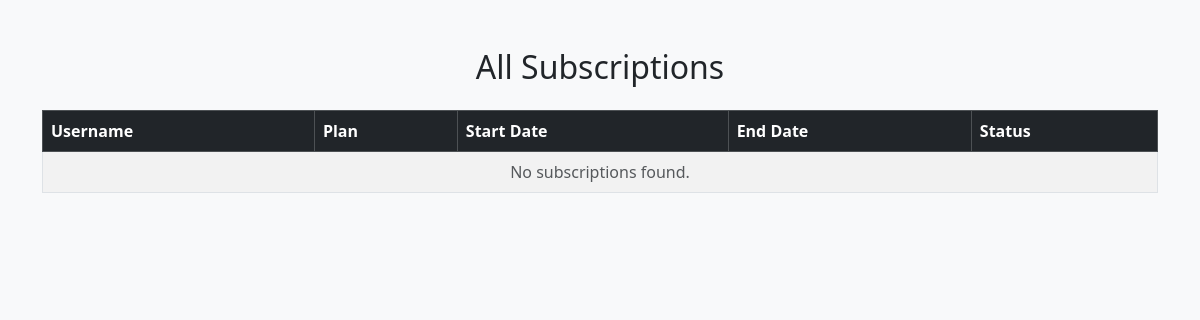
The page /subscriptions/ on the database as committed earlier.
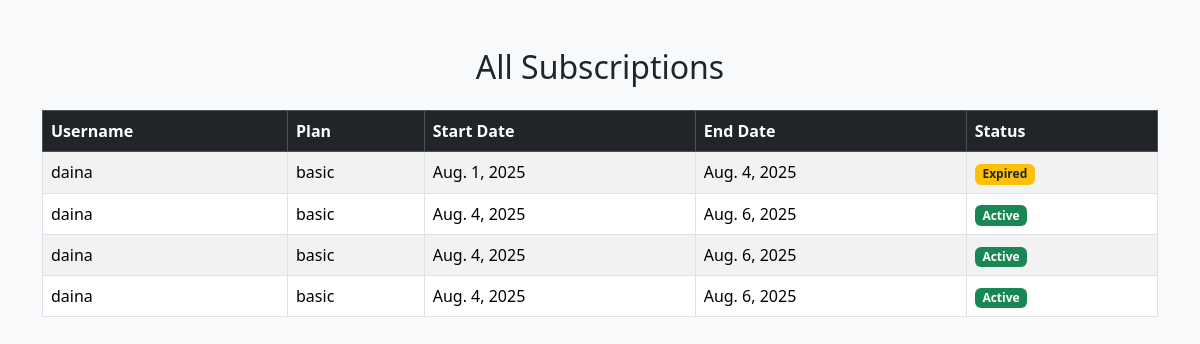
The same page on the database as committed later.
### Subscription_app/models.py (models this page shows, shortened)
class Subscription(models.Model):
    STATUS_CHOICES = [
        ('active', 'Active'),
        ('cancelled', 'Cancelled'),
        ('expired', 'Expired')
    ]
    user = models.ForeignKey(User, on_delete=models.CASCADE)
    plan = models.ForeignKey(Plan, on_delete=models.CASCADE)
    start_date = models.DateField()
    end_date = models.DateField()
    status = models.CharField(max_length=10, choices=STATUS_CHOICES, default='active')

class Plan(models.Model):
    PLAN_CHOICES = [
        ('premium', 'Premium'),
        ('standard', 'Standard'),
        ('basic', 'Basic')
    ]
    name = models.CharField(max_length=10, choices=PLAN_CHOICES, default='standard')
    price = models.DecimalField(max_digits=10, decimal_places=2)
    duration_days = models.PositiveIntegerField()

### Subscription_app/views.py (the view)
# urls.py: path('subscriptions/', subscriptions_list, name='subscriptions_list'),
def subscriptions_list(request):
    subscriptions = Subscription.objects.select_related('user', 'plan').all()
    return render(request, 'subscriptions.html', {'subscriptions': subscriptions})

### templates/subscriptions.html (shortened to what this page needs)
<!DOCTYPE html>
<html lang="en">
<head>
    <link href="https://cdn.jsdelivr.net/npm/bootstrap@5.3.2/dist/css/bootstrap.min.css" rel="stylesheet">
</head>
<body class="bg-light">
<div class="container py-5">
    <h2 class="mb-4 text-center">All Subscriptions</h2>
    <table class="table table-bordered table-hover table-striped">
        <thead class="table-dark">
            <tr>
                <th scope="col">Username</th>
                <th scope="col">Plan</th>
                <th scope="col">Start Date</th>
                <th scope="col">End Date</th>
                <th scope="col">Status</th>
            </tr>
        </thead>
        <tbody>
            {% for sub in subscriptions %}
            <tr>
                <td>{{ sub.user.username }}</td>
                <td>{{ sub.plan.name }}</td>
                <td>{{ sub.start_date }}</td>
                <td>{{ sub.end_date }}</td>
                <td>
                    {% if sub.status == 'active' %}
                        <span class="badge bg-success">Active</span>
                    {% elif sub.status == 'cancelled' %}
                        <span class="badge bg-danger">Cancelled</span>
                    {% elif sub.status == 'expired' %}
                        <span class="badge bg-warning text-dark">Expired</span>
                    {% endif %}
                </td>
            </tr>
            {% empty %}
            <tr>
                <td colspan="5" class="text-center text-muted">No subscriptions found.</td>
            </tr>
            {% endfor %}
        </tbody>
    </table>
</div>
</body>
</html>

Rows that differ between the two databases and show on the page:
added Subscription: user.username "daina", plan.name "basic", start_date "Aug. 1, 2025", end_date "Aug. 4, 2025", status "Expired"
added Subscription: user.username "daina", plan.name "basic", start_date "Aug. 4, 2025", end_date "Aug. 6, 2025", status "Active"
added Subscription: user.username "daina", plan.name "basic", start_date "Aug. 4, 2025", end_date "Aug. 6, 2025", status "Active"
added Subscription: user.username "daina", plan.name "basic", start_date "Aug. 4, 2025", end_date "Aug. 6, 2025", status "Active"
Other text that changed with them:
text no longer shown: "No subscriptions found."
